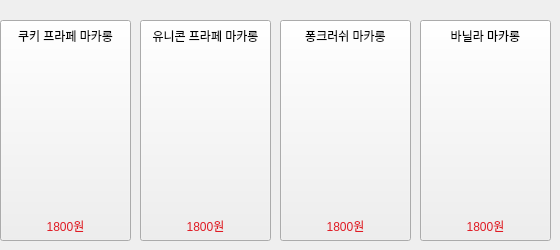
     <widget class="QWidget" name="page_17">
      <widget class="QPushButton" name="btn7_menu">
       <property name="geometry">
        <rect>
         <x>0</x>
         <y>20</y>
         <width>131</width>
         <height>221</height>
        </rect>
       </property>
       <property name="text">
        <string/>
       </property>
       <property name="icon">
        <iconset>
         <normaloff>../../바탕화면/MEGA/추천메뉴/20220701145758_1656655078553_syPrDnOa1v.jpg</normaloff>../../바탕화면/MEGA/추천메뉴/20220701145758_1656655078553_syPrDnOa1v.jpg</iconset>
       </property>
       <property name="iconSize">
        <size>
         <width>221</width>
         <height>241</height>
        </size>
       </property>
      </widget>
      <widget class="QPushButton" name="btn7_menu3">
       <property name="geometry">
        <rect>
         <x>280</x>
         <y>20</y>
         <width>131</width>
         <height>221</height>
        </rect>
       </property>
       <property name="text">
        <string/>
       </property>
       <property name="icon">
        <iconset>
         <normaloff>../../바탕화면/MEGA/추천메뉴/B (4).jpg</normaloff>../../바탕화면/MEGA/추천메뉴/B (4).jpg</iconset>
       </property>
       <property name="iconSize">
        <size>
         <width>221</width>
         <height>241</height>
        </size>
       </property>
      </widget>
      <widget class="QPushButton" name="btn7_menu2">
       <property name="geometry">
        <rect>
         <x>140</x>
         <y>20</y>
         <width>131</width>
         <height>221</height>
        </rect>
       </property>
       <property name="text">
        <string/>
       </property>
       <property name="icon">
        <iconset>
         <normaloff>../../바탕화면/MEGA/추천메뉴/ㄴ123123.jpg</normaloff>../../바탕화면/MEGA/추천메뉴/ㄴ123123.jpg</iconset>
       </property>
       <property name="iconSize">
        <size>
         <width>221</width>
         <height>241</height>
        </size>
       </property>
      </widget>
      <widget class="QPushButton" name="btn7_menu4">
       <property name="geometry">
        <rect>
         <x>420</x>
         <y>20</y>
         <width>131</width>
         <height>221</height>
        </rect>
       </property>
       <property name="text">
        <string/>
       </property>
       <property name="icon">
        <iconset>
         <normaloff>../../바탕화면/MEGA/추천메뉴/ㄴ123112312323.jpg</normaloff>../../바탕화면/MEGA/추천메뉴/ㄴ123112312323.jpg</iconset>
       </property>
       <property name="iconSize">
        <size>
         <width>221</width>
         <height>241</height>
        </size>
       </property>
      </widget>
      <widget class="QLabel" name="label_405">
       <property name="geometry">
        <rect>
         <x>10</x>
         <y>210</y>
         <width>111</width>
         <height>31</height>
        </rect>
       </property>
       <property name="styleSheet">
        <string notr="true">color: rgb(224, 27, 36);
background-color: rgb(252, 8, 8, 0);</string>
       </property>
       <property name="text">
        <string>1800원</string>
       </property>
       <property name="alignment">
        <set>Qt::AlignCenter</set>
       </property>
      </widget>
      <widget class="QLabel" name="label_406">
       <property name="geometry">
        <rect>
         <x>0</x>
         <y>20</y>
         <width>131</width>
         <height>31</height>
        </rect>
       </property>
       <property name="styleSheet">
        <string notr="true">
background-color: rgb(191, 64, 64, 0);</string>
       </property>
       <property name="text">
        <string>쿠키 프라페 마카롱</string>
       </property>
       <property name="alignment">
        <set>Qt::AlignCenter</set>
       </property>
      </widget>
      <widget class="QLabel" name="label_407">
       <property name="geometry">
        <rect>
         <x>150</x>
         <y>210</y>
         <width>111</width>
         <height>31</height>
        </rect>
       </property>
       <property name="styleSheet">
        <string notr="true">color: rgb(224, 27, 36);
background-color: rgb(252, 8, 8, 0);</string>
       </property>
       <property name="text">
        <string>1800원</string>
       </property>
       <property name="alignment">
        <set>Qt::AlignCenter</set>
       </property>
      </widget>
      <widget class="QLabel" name="label_408">
       <property name="geometry">
        <rect>
         <x>140</x>
         <y>20</y>
         <width>131</width>
         <height>31</height>
        </rect>
       </property>
       <property name="styleSheet">
        <string notr="true">
background-color: rgb(191, 64, 64, 0);</string>
       </property>
       <property name="text">
        <string>유니콘 프라페 마카롱</string>
       </property>
       <property name="alignment">
        <set>Qt::AlignCenter</set>
       </property>
      </widget>
      <widget class="QLabel" name="label_409">
       <property name="geometry">
        <rect>
         <x>290</x>
         <y>210</y>
         <width>111</width>
         <height>31</height>
        </rect>
       </property>
       <property name="styleSheet">
        <string notr="true">color: rgb(224, 27, 36);
background-color: rgb(252, 8, 8, 0);</string>
       </property>
       <property name="text">
        <string>1800원</string>
       </property>
       <property name="alignment">
        <set>Qt::AlignCenter</set>
       </property>
      </widget>
      <widget class="QLabel" name="label_410">
       <property name="geometry">
        <rect>
         <x>280</x>
         <y>20</y>
         <width>131</width>
         <height>31</height>
        </rect>
       </property>
       <property name="styleSheet">
        <string notr="true">
background-color: rgb(191, 64, 64, 0);</string>
       </property>
       <property name="text">
        <string>퐁크러쉬 마카롱</string>
       </property>
       <property name="alignment">
        <set>Qt::AlignCenter</set>
       </property>
      </widget>
      <widget class="QLabel" name="label_411">
       <property name="geometry">
        <rect>
         <x>430</x>
         <y>210</y>
         <width>111</width>
         <height>31</height>
        </rect>
       </property>
       <property name="styleSheet">
        <string notr="true">color: rgb(224, 27, 36);
background-color: rgb(252, 8, 8, 0);</string>
       </property>
       <property name="text">
        <string>1800원</string>
       </property>
       <property name="alignment">
        <set>Qt::AlignCenter</set>
       </property>
      </widget>
      <widget class="QLabel" name="label_412">
       <property name="geometry">
        <rect>
         <x>420</x>
         <y>20</y>
         <width>131</width>
         <height>31</height>
        </rect>
       </property>
       <property name="styleSheet">
        <string notr="true">
background-color: rgb(191, 64, 64, 0);</string>
       </property>
       <property name="text">
        <string>바닐라 마카롱</string>
       </property>
       <property name="alignment">
        <set>Qt::AlignCenter</set>
       </property>
      </widget>
      <zorder>btn7_menu4</zorder>
      <zorder>btn7_menu3</zorder>
      <zorder>btn7_menu</zorder>
      <zorder>btn7_menu2</zorder>
      <zorder>label_405</zorder>
      <zorder>label_406</zorder>
      <zorder>label_407</zorder>
      <zorder>label_408</zorder>
      <zorder>label_409</zorder>
      <zorder>label_410</zorder>
      <zorder>label_411</zorder>
      <zorder>label_412</zorder>
     </widget>
